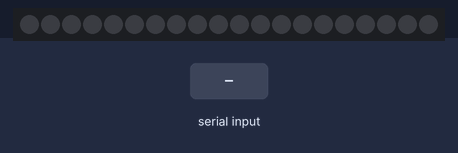
The sketch below on a simulated Arduino Uno, built with avr-gcc and run on an emulated ATmega328P. Shown: 20 RGB LEDs in strip order, left to right. The inputs (shaded band) are chosen by the test bench. Dim RGB values are drawn brighter than linear.

Above: at 1.2 s.
1.3 s: "T" received over Serial
At 1.52 s:
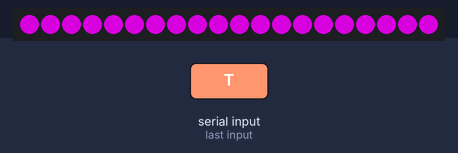
3.5 s: "L" received over Serial
At 4.8 s:
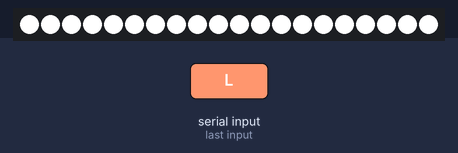
5.2 s: "O" received over Serial
At 6.2 s:
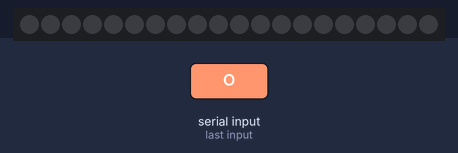
7.0 s: "R" received over Serial
At 7.67 s:
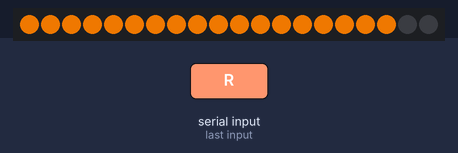
Timing chart, 0 to 10.0 s (numbered marks = the images above; inputs shaded):
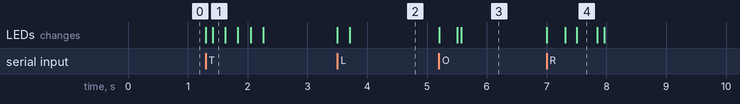

Measured:
- after the input at 1.3 s, the LEDs: first change at once (image 1 shows a later state)
- after the input at 3.5 s, the LEDs: first change at once (image 2 shows a later state)
- after the input at 5.2 s, the LEDs: first change at once (image 3 shows a later state)
- after the input at 7.0 s, the LEDs: first change at once (image 4 shows a later state)

The sketch:

controllLEDs.ino
```cpp
#include <Adafruit_NeoPixel.h>

#define PIN      5
#define N_LEDS 20
int incomingByte;
Adafruit_NeoPixel strip = Adafruit_NeoPixel(N_LEDS, PIN, NEO_GRB + NEO_KHZ800);

void setup() {
  Serial.begin(9600);
  strip.begin();
}

void loop() {
  if (Serial.available() > 0) {
    // read the oldest byte in the serial buffer:
    incomingByte = Serial.read();
    // if it's a capital H (ASCII 72), turn on the LED:
    if (incomingByte == 'O') {
    chase(strip.Color(255, 0, 20)); // Red
    }
    // PEWPEW
    if (incomingByte == 'P') {
    fastchase(strip.Color(255, 0, 0)); // Green
    }
     // Revelio
    if (incomingByte == 'R') {
      chase(strip.Color(204, 102, 0));
      dechase(strip.Color(204, 102, 0));
      chase(strip.Color(204, 102, 0));
    }
    if (incomingByte == 'L') {
    luchase(strip.Color(255, 255, 255));
    }
    if (incomingByte == 'S') {
    slowchase(strip.Color(255, 255, 255));
    }
    //Protego
    if (incomingByte == 'T') {
    fade(strip.Color(150, 0, 155));
    delay(5);
    fade(strip.Color(204, 0, 204));
    delay(2);
    fade(strip.Color(100, 0, 100));
    delay(2);
    fade(strip.Color(50, 0, 50));
    delay(2);
    fade(strip.Color(0, 0, 0));

    }


}
}
static void chase(uint32_t c) {
  for(uint16_t i=0; i<strip.numPixels()+15; i++) {
      strip.setPixelColor(i  , c); // Draw new pixel
      strip.setPixelColor(i-15, 0); // Erase pixel a few steps back
      strip.show();
      delay(10);
  }
}
static void fastchase(uint32_t c) {
  for(uint16_t i=0; i<strip.numPixels()+15; i++) {
      strip.setPixelColor(i  , c); // Draw new pixel
      strip.setPixelColor(i-15, 0); // Erase pixel a few steps back
      strip.show();
      delay(5);
  }
}
static void slowchase(uint32_t c) {
  for(uint16_t i=0; i<strip.numPixels()+15; i++) {
      strip.setPixelColor(i  , c); // Draw new pixel
      strip.setPixelColor(i-15, 0); // Erase pixel a few steps back
      strip.show();
      delay(20);
  }
}
static void dechase(uint32_t c) {
  for(uint16_t i=0; i<strip.numPixels()+15; i++) {
      strip.setPixelColor((20-i)  , c); // Draw new pixel
      strip.setPixelColor((i+15), 0); // Erase pixel a few steps back
      strip.show();
      delay(5);
  }
}

static void luchase(uint32_t c) {
  for(uint16_t i=0; i<strip.numPixels()+0; i++) {
      strip.setPixelColor(i  , c); // Draw new pixel

      strip.show();
      delay(10);
  }
}

static void fade(uint32_t c) {
  for(uint16_t i=0; i<strip.numPixels()+15; i++) {
      strip.setPixelColor(i  , c); // Draw new pixel

      strip.show();
      delay(5);
  }
}
```
